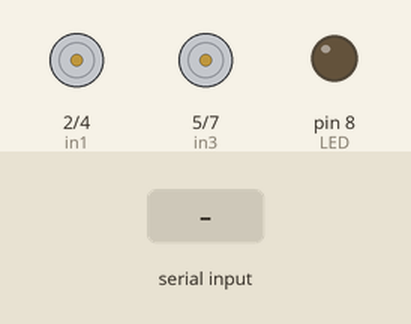
Simulated run of this sketch. Board: Arduino Uno, built with avr-gcc and run on an emulated ATmega328P. Parts: motor-driver pin pairs drawn as motors (green arrow = first pin HIGH = forward, orange = second pin HIGH = backward, longer = more drive, scaled by the enable pin), output pins drawn as LEDs (lit = HIGH). The inputs (shaded band) are chosen by the test bench.

Above: at 1.2 s.
1.3 s: "F" received over Serial
At 1.9 s:
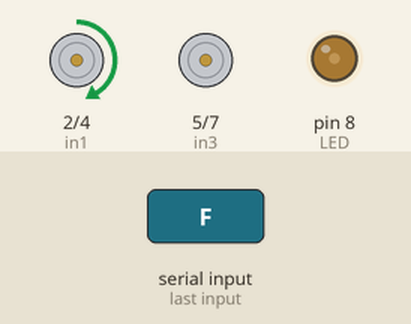
2.8 s: "T" received over Serial
At 3.7 s:
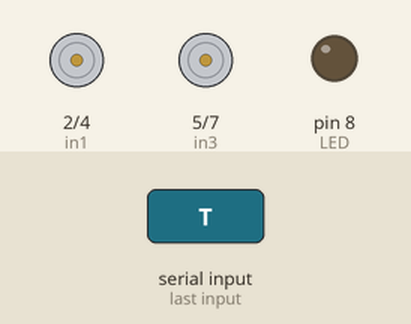
4.3 s: "B" received over Serial
At 5.3 s:
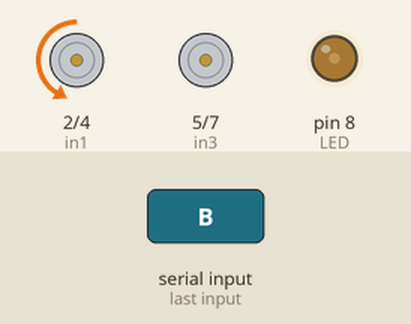
5.8 s: "X" received over Serial
At 7.0 s:
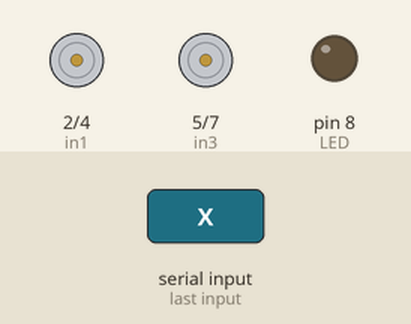
7.3 s: "R" received over Serial
At 7.6 s:
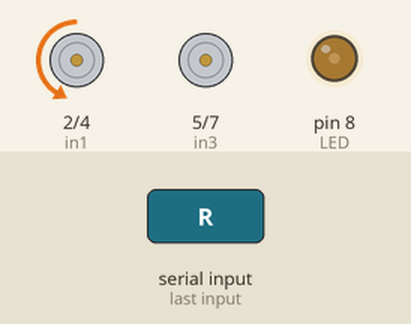
8.8 s: "S" received over Serial
At 9.5 s:
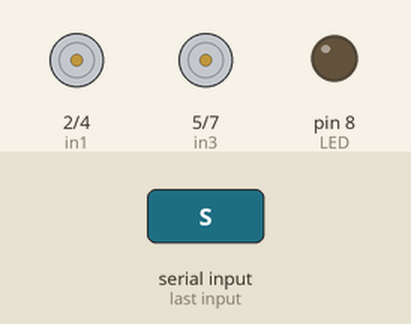
Timing chart, 0 to 11.3 s (numbered marks = the images above; inputs shaded):
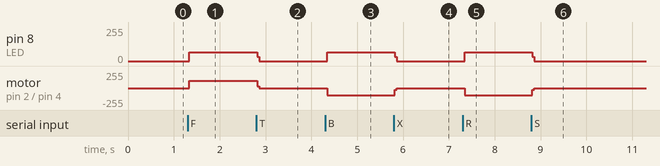

Measured:
- after the input at 1.3 s, pin 8 (LED): 0/255 → 65/255 at once; motor on pin 2 (in1) / pin 4 (in2): stopped → forward 106/255 at once
- after the input at 2.8 s, pin 8 (LED): 65/255 → 0/255 at once; motor on pin 2 (in1) / pin 4 (in2): forward 106/255 → stopped at once
- after the input at 4.3 s, pin 8 (LED): 0/255 → 64/255 at once; motor on pin 2 (in1) / pin 4 (in2): stopped → backward 105/255 at once
- after the input at 5.8 s, pin 8 (LED): 64/255 → 0/255 at once; motor on pin 2 (in1) / pin 4 (in2): backward 105/255 → stopped at once
- after the input at 7.3 s, pin 8 (LED): 0/255 → 64/255 at once; motor on pin 2 (in1) / pin 4 (in2): stopped → backward 105/255 at once
- after the input at 8.8 s, pin 8 (LED): 64/255 → 0/255 at once; motor on pin 2 (in1) / pin 4 (in2): backward 105/255 → stopped at once

The sketch:

car_arduino_bl_controlled.ino
```cpp
char sms;


int enA = 3;
int enB = 6;
int in1 = 2;
int in2 = 4;
int in3 = 5;
int in4 = 7;

int LED = 8;

int speed = 50;

int state1 = 1;
int state2 = 1;

void setup() {
  // put your setup code here, to run once:
  Serial.begin(9600);
  pinMode(enA, OUTPUT);
  pinMode(enB, OUTPUT);
  pinMode(in1, OUTPUT);
  pinMode(in2, OUTPUT);
  pinMode(in3, OUTPUT);
  pinMode(in4, OUTPUT);
  pinMode(LED, OUTPUT);

}

void loop() {
  // put your main code here, to run repeatedly:
  if(Serial.available() != 0){
    sms = Serial.read();
  }

  digitalWrite(LED, LOW);
  digitalWrite(in1, LOW); // stop for 5 s
  digitalWrite(in2, LOW);
  digitalWrite(in3, LOW);
  digitalWrite(in4, LOW);
  digitalWrite(enA, 0);
  digitalWrite(enA, 0);

  if (sms == 'T'){
    // speed up
    speed++;
  }

  if (sms == 'X'){
    // speed up
    speed--;
  }

  if (sms == 'F'){
    // forward
  digitalWrite(in1, HIGH);
  digitalWrite(in2, LOW);
  digitalWrite(in3, LOW);
  digitalWrite(in4, HIGH);
  digitalWrite(enA, speed);
  digitalWrite(enA, speed);
  digitalWrite(LED, HIGH);
  }

  if (sms == 'B'){
    // backward
  digitalWrite(in1, LOW);
  digitalWrite(in2, HIGH);
  digitalWrite(in3, HIGH);
  digitalWrite(in4, LOW);
  digitalWrite(enA, speed);
  digitalWrite(enA, speed);
  digitalWrite(LED, HIGH);
  }

    if (sms == 'S'){
    // stop
  digitalWrite(in1, LOW); // stop for 5 s
  digitalWrite(in2, LOW);
  digitalWrite(in3, LOW);
  digitalWrite(in4, LOW);
  digitalWrite(enA, 0);
  digitalWrite(enA, 0);
  digitalWrite(LED, LOW);
  }

  if (sms == 'R'){
    // left
  digitalWrite(in1, LOW);
  digitalWrite(in2, HIGH);
  digitalWrite(in3, LOW);
  digitalWrite(in4, HIGH);
  digitalWrite(enA, speed);
  digitalWrite(enA, speed);
  digitalWrite(LED, HIGH);
  }

  if (sms == 'L'){
    // right
  digitalWrite(in1, HIGH);
  digitalWrite(in2, LOW);
  digitalWrite(in3, HIGH);
  digitalWrite(in4, LOW);
  digitalWrite(enA, speed);
  digitalWrite(enA, speed);
  digitalWrite(LED, HIGH);
  }

  //Serial.println(sms);
}
```
